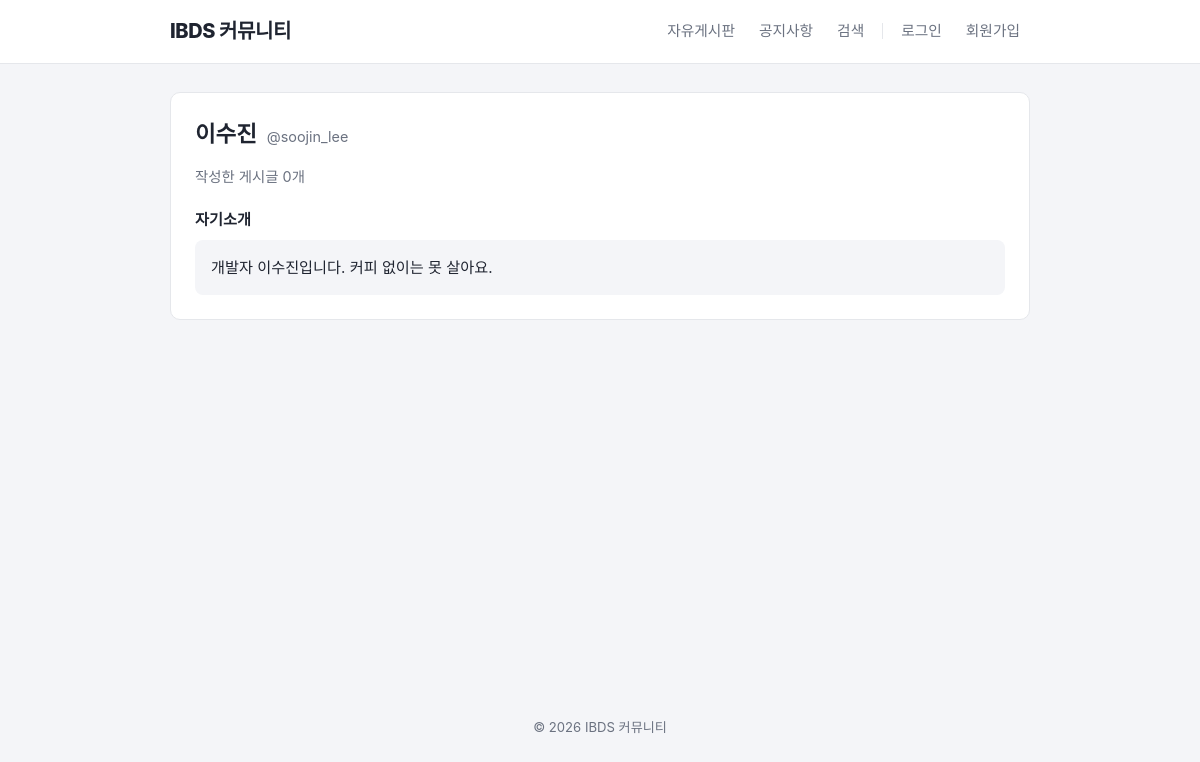
The app's page /profile.php?user=soojin_lee with its own data.
### tables this page shows
CREATE TABLE users (
  id INT AUTO_INCREMENT PRIMARY KEY,
  username VARCHAR(50) NOT NULL UNIQUE,
  password VARCHAR(255) NOT NULL,
  email VARCHAR(100) NOT NULL,
  nickname VARCHAR(50) NOT NULL,
  bio TEXT NULL DEFAULT NULL,
  is_admin TINYINT(1) NOT NULL DEFAULT 0,
  created_at DATETIME NOT NULL DEFAULT CURRENT_TIMESTAMP
);

### src/profile.php (the view, shortened to what this page needs)
<?php
require_once __DIR__ . '/config/db.php';
require __DIR__ . '/includes/header.php';
$username = $_GET['user'] ?? '';
$sql = "SELECT * FROM users WHERE username='" . $username . "'";
$result = mysqli_query($conn, $sql);
$user = mysqli_fetch_assoc($result);
$countResult = mysqli_query($conn, "SELECT COUNT(*) AS cnt FROM posts WHERE user_id=" . (int) $user['id']);
$postCount = mysqli_fetch_assoc($countResult)['cnt'];
?>
<div class="card">
<div class="profile-header">
<h2 class="page-title" style="margin:0;"><?php echo htmlspecialchars($user['nickname'], ENT_QUOTES); ?></h2>
<span class="username">@<?php echo htmlspecialchars($user['username'], ENT_QUOTES); ?></span>
</div>
<p class="profile-stat">작성한 게시글 <?php echo (int) $postCount; ?>개</p>
<h3 style="font-size:0.95rem;margin-bottom:8px;">자기소개</h3>
<div class="bio-box"><?php echo $user['bio']; ?></div>
</div>
<?php require __DIR__ . '/includes/footer.php'; ?>

### src/assets/css/style.css (style rules this page uses)
:root { --bg: #f4f5f8; --surface: #ffffff; --text: #1f2430; --muted: #6b7280; --border: #e5e7eb; --primary: #4f46e5; --primary-hover: #4338ca; --primary-soft: #eef2ff; --danger: #dc2626; --danger-bg: #fef2f2; --success: #16a34a; --success-bg: #f0fdf4; --notice: #b45309; --notice-bg: #fffbeb; --free: #2563eb; --free-bg: #eff6ff; --radius: 10px; }
* { box-sizing: border-box; }
html, body { height: 100%; }
body { margin: 0; background: var(--bg); color: var(--text); font-family: "Noto Sans KR", "Pretendard", -apple-system, "Segoe UI", system-ui, sans-serif; line-height: 1.55; display: flex; flex-direction: column; min-height: 100vh; }
h2.page-title { font-size: 1.4rem; font-weight: 700; margin: 0 0 16px; }
.card { background: var(--surface); border: 1px solid var(--border); border-radius: var(--radius); padding: 24px; }
.profile-header { display: flex; align-items: baseline; gap: 10px; margin-bottom: 4px; }
.profile-header .username { color: var(--muted); font-size: 0.9rem; }
.profile-stat { color: var(--muted); font-size: 0.9rem; margin-bottom: 20px; }
.bio-box { background: var(--bg); border-radius: 8px; padding: 16px; font-size: 0.95rem; }

### records on screen
users: nickname "이수진", username "soojin_lee", bio "개발자 이수진입니다. 커피 없이는 못 살아요."

### other values on screen
$postCount "0"
